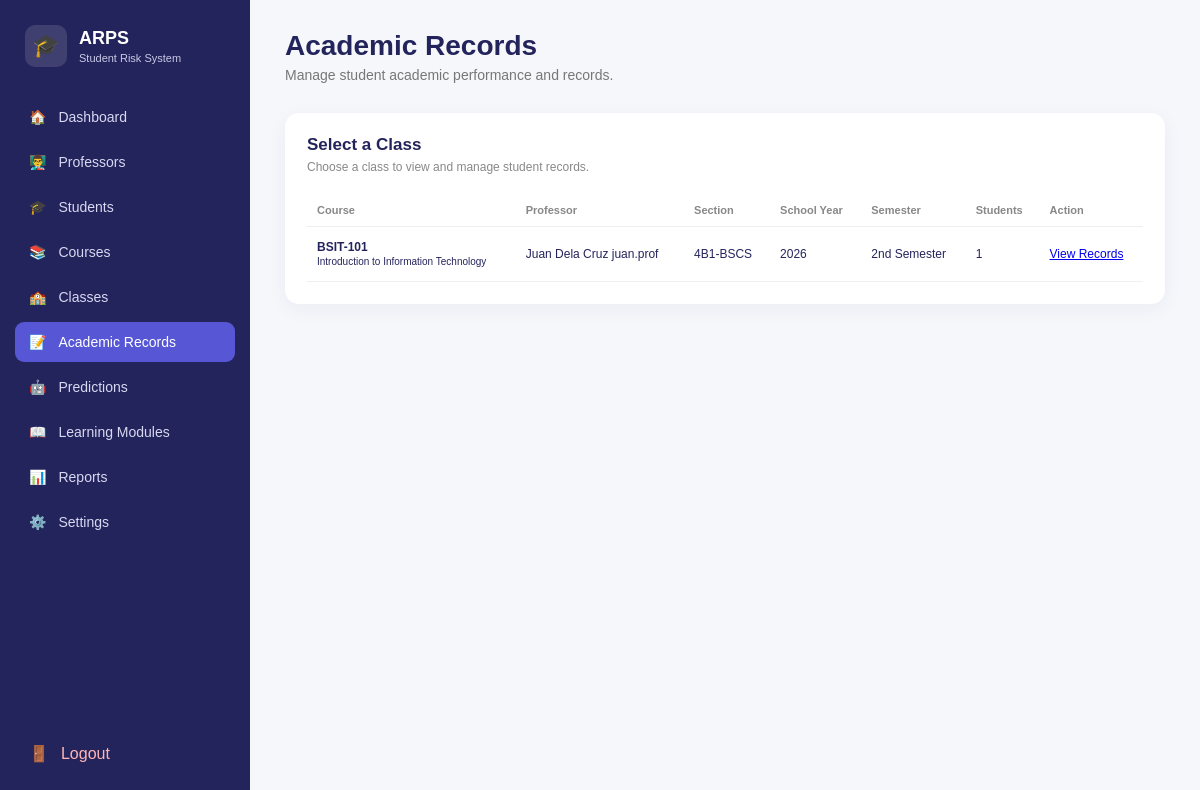
The page /academic-records (signed in) on the database its author committed.
### tables this page shows
CREATE TABLE classes (
            class_id INTEGER PRIMARY KEY AUTOINCREMENT,
            course_id INTEGER NOT NULL,
            professor_id INTEGER NOT NULL,
            section TEXT,
            school_year TEXT,
            semester TEXT,
            FOREIGN KEY (course_id)
                REFERENCES courses(course_id)
                ON DELETE CASCADE,
            FOREIGN KEY (professor_id)
                REFERENCES professors(professor_id)
                ON DELETE CASCADE
        );

### app.py (the view)
@app.route("/academic-records")
def academic_records():
    if "user_id" not in session:
        return redirect(url_for("login"))
    if session["role"] not in ("admin", "professor"):
        return redirect(url_for("dashboard"))
    connection = get_db_connection()
    try:
        cursor = connection.cursor()
        base_query = """
            SELECT
                cl.class_id,
                c.course_code,
                c.course_title,
                cl.section,
                cl.school_year,
                cl.semester,
                p.first_name AS professor_first_name,
                p.last_name AS professor_last_name,
                COUNT(DISTINCT e.student_id) AS student_count
            FROM classes cl
            JOIN courses c ON cl.course_id = c.course_id
            JOIN professors p ON cl.professor_id = p.professor_id
            LEFT JOIN enrollments e ON cl.class_id = e.class_id
        """
        if session["role"] == "professor":
            base_query += " WHERE p.user_id = ? "
        base_query += """
            GROUP BY
                cl.class_id, c.course_code, c.course_title,
                cl.section, cl.school_year, cl.semester,
                p.first_name, p.last_name
            ORDER BY c.course_code, cl.section
        """
        if session["role"] == "professor":
            cursor.execute(base_query, (session["user_id"],))
        else:
            cursor.execute(base_query)
        classes_list = cursor.fetchall()
    finally:
        connection.close()
    return render_template("academic_records.html", classes=classes_list)

### database.py (called while the page is built)
def get_db_connection():
    connection = sqlite3.connect(DATABASE)
    connection.row_factory = sqlite3.Row
    connection.execute("PRAGMA foreign_keys = ON")
    return connection

### templates/academic_records.html (shortened to what this page needs)
<!DOCTYPE html>
<html lang="en">
<head>
    <link rel="stylesheet"
          href="{{ url_for('static', filename='css/style.css') }}">
</head>
<body class="dashboard-page">
<div class="dashboard-layout">
    <aside class="sidebar">
        <div class="brand">
            <div class="brand-icon">
                🎓
            </div>
            <div>
                <strong>ARPS</strong>
                <small>Student Risk System</small>
            </div>
        </div>
        <nav class="sidebar-nav">
            <a href="{{ url_for('dashboard') }}"
               class="nav-item">
                🏠
                <span>Dashboard</span>
            </a>
            <a href="{{ url_for('professors') }}"
               class="nav-item">
                👨‍🏫
                <span>Professors</span>
            </a>
            <a href="{{ url_for('students') }}"
               class="nav-item">
                🎓
                <span>Students</span>
            </a>
            <a href="{{ url_for('courses') }}"
               class="nav-item">
                📚
                <span>Courses</span>
            </a>
            <a href="{{ url_for('classes') }}"
               class="nav-item">
                🏫
                <span>Classes</span>
            </a>
            <a href="{{ url_for('academic_records') }}"
               class="nav-item active">
                📝
                <span>Academic Records</span>
            </a>
            <a href="{{ url_for('predictions') }}"
   class="nav-item">
    🤖
    <span>Predictions</span>
</a>
            <a href="#"
               class="nav-item">
                📖
                <span>Learning Modules</span>
            </a>
            <a href="#"
               class="nav-item">
                📊
                <span>Reports</span>
            </a>
            <a href="#"
               class="nav-item">
                ⚙️
                <span>Settings</span>
            </a>
        </nav>
        <a href="{{ url_for('logout') }}"
           class="logout-button">
            🚪
            <span>Logout</span>
        </a>
    </aside>
    <main class="main-content">
        <header class="topbar">
            <div>
                <h1>Academic Records</h1>
                <p>
                    Manage student academic performance and records.
                </p>
            </div>
        </header>
        <section class="dashboard-card">
            <div class="card-header">
                <div>
                    <h2>Select a Class</h2>
                    <p>
                        Choose a class to view and manage student records.
                    </p>
                </div>
            </div>
            {% if classes %}
            <div class="table-wrapper">
                <table>
                    <thead>
                        <tr>
                            <th>Course</th>
                            <th>Professor</th>
                            <th>Section</th>
                            <th>School Year</th>
                            <th>Semester</th>
                            <th>Students</th>
                            <th>Action</th>
                        </tr>
                    </thead>
                    <tbody>
                    {% for class in classes %}
                        <tr>
                            <td>
                                <strong>
                                    {{ class["course_code"] }}
                                </strong>
                                <br>
                                <small>
                                    {{ class["course_title"] }}
                                </small>
                            </td>
                            <td>
                                {{ class["professor_first_name"] }}
                                {{ class["professor_last_name"] }}
                            </td>
                            <td>
                                {{ class["section"] or "-" }}
                            </td>
                            <td>
                                {{ class["school_year"] or "-" }}
                            </td>
                            <td>
                                {{ class["semester"] or "-" }}
                            </td>
                            <td>
                                {{ class["student_count"] }}
                            </td>
                            <td>
                                <a
    href="{{ url_for('view_class_records', class_id=class['class_id']) }}"
    class="btn btn-small">
    View Records
</a>
                            </td>
                        </tr>
                    {% endfor %}
                    </tbody>
                </table>
            </div>
            {% endif %}
        </section>
    </main>
</div>
</body>
</html>

### static/css/style.css (style rules this page uses)
* { box-sizing: border-box; margin: 0; padding: 0; }
body { font-family: Arial, Helvetica, sans-serif; }
.dashboard-page { min-height: 100vh; background: #f6f7fb; color: #24245c; }
.dashboard-layout { display: flex; min-height: 100vh; }
.sidebar { width: 250px; background: #24245c; color: white; display: flex; flex-direction: column; padding: 25px 15px; position: fixed; left: 0; top: 0; bottom: 0; }
.brand { display: flex; align-items: center; gap: 12px; padding: 0 10px 30px; }
.brand-icon { width: 42px; height: 42px; background: rgba(255,255,255,0.12); border-radius: 10px; display: flex; align-items: center; justify-content: center; font-size: 22px; }
.brand strong { display: block; font-size: 18px; }
.brand small { display: block; color: #c9c9e8; font-size: 11px; margin-top: 3px; }
.sidebar-nav { display: flex; flex-direction: column; gap: 5px; }
.nav-item { color: #d8d8f2; text-decoration: none; display: flex; align-items: center; gap: 12px; padding: 12px 14px; border-radius: 9px; font-size: 14px; transition: 0.2s; }
.nav-item:hover, .nav-item.active { background: #5757d6; color: white; }
.logout-button { margin-top: auto; color: #ffb5b5; text-decoration: none; display: flex; align-items: center; gap: 12px; padding: 12px 14px; border-radius: 9px; }
.main-content { margin-left: 250px; width: calc(100% - 250px); padding: 30px 35px; }
.topbar { display: flex; justify-content: space-between; align-items: center; margin-bottom: 30px; }
.topbar h1 { font-size: 28px; margin-bottom: 5px; }
.topbar p { color: #777; font-size: 14px; }
.dashboard-card { background: white; border-radius: 14px; padding: 22px; box-shadow: 0 5px 20px rgba(30,30,80,0.05); }
.card-header { margin-bottom: 20px; }
.card-header h2 { font-size: 17px; margin-bottom: 5px; }
.card-header p { color: #888; font-size: 12px; }
.table-wrapper { overflow-x: auto; }
table { width: 100%; border-collapse: collapse; }
th { text-align: left; color: #888; font-size: 11px; padding: 10px; border-bottom: 1px solid #eee; }
td { padding: 13px 10px; font-size: 12px; border-bottom: 1px solid #f0f0f0; }

### rows shown on the page
classes: course_code "BSIT-101", course_title "Introduction to Information Technology", professor_first_name "Juan Dela Cruz", professor_last_name "juan.prof", section "4B1-BSCS", school_year "2026", semester "2nd Semester", student_count "1"
